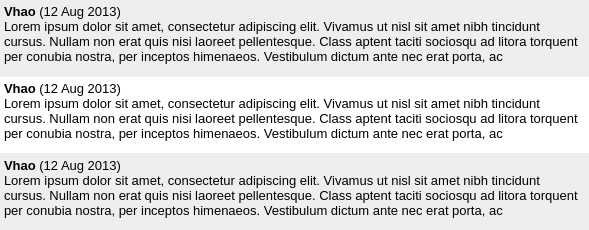
            <widget class="QWidget" name="conceptNotesScrollAreaWidgetContents">
             <property name="geometry">
              <rect>
               <x>0</x>
               <y>0</y>
               <width>589</width>
               <height>230</height>
              </rect>
             </property>
             <layout class="QVBoxLayout" name="verticalLayout_2">
              <property name="spacing">
               <number>1</number>
              </property>
              <property name="margin">
               <number>0</number>
              </property>
              <item>
               <widget class="QTextEdit" name="textEdit_6">
                <property name="enabled">
                 <bool>true</bool>
                </property>
                <property name="sizePolicy">
                 <sizepolicy hsizetype="Preferred" vsizetype="Preferred">
                  <horstretch>0</horstretch>
                  <verstretch>0</verstretch>
                 </sizepolicy>
                </property>
                <property name="maximumSize">
                 <size>
                  <width>16777215</width>
                  <height>16777215</height>
                 </size>
                </property>
                <property name="cursor" stdset="0">
                 <cursorShape>ArrowCursor</cursorShape>
                </property>
                <property name="toolTip">
                 <string>Click to edit/delete note</string>
                </property>
                <property name="styleSheet">
                 <string notr="true">background-color: #eeeeee;</string>
                </property>
                <property name="frameShape">
                 <enum>QFrame::NoFrame</enum>
                </property>
                <property name="frameShadow">
                 <enum>QFrame::Plain</enum>
                </property>
                <property name="lineWidth">
                 <number>0</number>
                </property>
                <property name="verticalScrollBarPolicy">
                 <enum>Qt::ScrollBarAlwaysOff</enum>
                </property>
                <property name="horizontalScrollBarPolicy">
                 <enum>Qt::ScrollBarAlwaysOff</enum>
                </property>
                <property name="autoFormatting">
                 <set>QTextEdit::AutoNone</set>
                </property>
                <property name="lineWrapMode">
                 <enum>QTextEdit::WidgetWidth</enum>
                </property>
                <property name="html">
                 <string>&lt;!DOCTYPE HTML PUBLIC &quot;-//W3C//DTD HTML 4.0//EN&quot; &quot;http://www.w3.org/TR/REC-html40/strict.dtd&quot;&gt;
&lt;html&gt;&lt;head&gt;&lt;meta name=&quot;qrichtext&quot; content=&quot;1&quot; /&gt;&lt;style type=&quot;text/css&quot;&gt;
p, li { white-space: pre-wrap; }
&lt;/style&gt;&lt;/head&gt;&lt;body style=&quot; font-family:'Lucida Grande'; font-size:13pt; font-weight:400; font-style:normal;&quot;&gt;
&lt;p style=&quot; margin-top:0px; margin-bottom:0px; margin-left:0px; margin-right:0px; -qt-block-indent:0; text-indent:0px;&quot;&gt;&lt;span style=&quot; font-size:10pt; font-weight:600;&quot;&gt;Vhao&lt;/span&gt;&lt;span style=&quot; font-size:10pt;&quot;&gt; (12 Aug 2013)&lt;/span&gt;&lt;/p&gt;
&lt;p style=&quot; margin-top:0px; margin-bottom:0px; margin-left:0px; margin-right:0px; -qt-block-indent:0; text-indent:0px;&quot;&gt;&lt;span style=&quot; font-family:'Arial,Helvetica,sans'; font-size:10pt; color:#000000;&quot;&gt;Lorem ipsum dolor sit amet, consectetur adipiscing elit. Vivamus ut nisl sit amet nibh tincidunt cursus. Nullam non erat quis nisi laoreet pellentesque. Class aptent taciti sociosqu ad litora torquent per conubia nostra, per inceptos himenaeos. Vestibulum dictum ante nec erat porta, ac&lt;/span&gt;&lt;/p&gt;&lt;/body&gt;&lt;/html&gt;</string>
                </property>
               </widget>
              </item>
              <item>
               <widget class="QTextEdit" name="textEdit_3">
                <property name="enabled">
                 <bool>true</bool>
                </property>
                <property name="sizePolicy">
                 <sizepolicy hsizetype="Preferred" vsizetype="Preferred">
                  <horstretch>0</horstretch>
                  <verstretch>0</verstretch>
                 </sizepolicy>
                </property>
                <property name="maximumSize">
                 <size>
                  <width>16777215</width>
                  <height>16777215</height>
                 </size>
                </property>
                <property name="cursor" stdset="0">
                 <cursorShape>ArrowCursor</cursorShape>
                </property>
                <property name="toolTip">
                 <string>Click to edit/delete note</string>
                </property>
                <property name="frameShape">
                 <enum>QFrame::NoFrame</enum>
                </property>
                <property name="frameShadow">
                 <enum>QFrame::Plain</enum>
                </property>
                <property name="lineWidth">
                 <number>0</number>
                </property>
                <property name="verticalScrollBarPolicy">
                 <enum>Qt::ScrollBarAlwaysOff</enum>
                </property>
                <property name="horizontalScrollBarPolicy">
                 <enum>Qt::ScrollBarAlwaysOff</enum>
                </property>
                <property name="autoFormatting">
                 <set>QTextEdit::AutoNone</set>
                </property>
                <property name="lineWrapMode">
                 <enum>QTextEdit::WidgetWidth</enum>
                </property>
                <property name="html">
                 <string>&lt;!DOCTYPE HTML PUBLIC &quot;-//W3C//DTD HTML 4.0//EN&quot; &quot;http://www.w3.org/TR/REC-html40/strict.dtd&quot;&gt;
&lt;html&gt;&lt;head&gt;&lt;meta name=&quot;qrichtext&quot; content=&quot;1&quot; /&gt;&lt;style type=&quot;text/css&quot;&gt;
p, li { white-space: pre-wrap; }
&lt;/style&gt;&lt;/head&gt;&lt;body style=&quot; font-family:'Lucida Grande'; font-size:13pt; font-weight:400; font-style:normal;&quot;&gt;
&lt;p style=&quot; margin-top:0px; margin-bottom:0px; margin-left:0px; margin-right:0px; -qt-block-indent:0; text-indent:0px;&quot;&gt;&lt;span style=&quot; font-size:10pt; font-weight:600;&quot;&gt;Vhao&lt;/span&gt;&lt;span style=&quot; font-size:10pt;&quot;&gt; (12 Aug 2013)&lt;/span&gt;&lt;/p&gt;
&lt;p style=&quot; margin-top:0px; margin-bottom:0px; margin-left:0px; margin-right:0px; -qt-block-indent:0; text-indent:0px;&quot;&gt;&lt;span style=&quot; font-family:'Arial,Helvetica,sans'; font-size:10pt; color:#000000;&quot;&gt;Lorem ipsum dolor sit amet, consectetur adipiscing elit. Vivamus ut nisl sit amet nibh tincidunt cursus. Nullam non erat quis nisi laoreet pellentesque. Class aptent taciti sociosqu ad litora torquent per conubia nostra, per inceptos himenaeos. Vestibulum dictum ante nec erat porta, ac&lt;/span&gt;&lt;/p&gt;&lt;/body&gt;&lt;/html&gt;</string>
                </property>
               </widget>
              </item>
              <item>
               <widget class="QTextEdit" name="textEdit_2">
                <property name="enabled">
                 <bool>true</bool>
                </property>
                <property name="sizePolicy">
                 <sizepolicy hsizetype="Preferred" vsizetype="Preferred">
                  <horstretch>0</horstretch>
                  <verstretch>0</verstretch>
                 </sizepolicy>
                </property>
                <property name="maximumSize">
                 <size>
                  <width>16777215</width>
                  <height>16777215</height>
                 </size>
                </property>
                <property name="cursor" stdset="0">
                 <cursorShape>ArrowCursor</cursorShape>
                </property>
                <property name="toolTip">
                 <string>Click to edit/delete note</string>
                </property>
                <property name="styleSheet">
                 <string notr="true">background-color: #eeeeee;</string>
                </property>
                <property name="frameShape">
                 <enum>QFrame::NoFrame</enum>
                </property>
                <property name="frameShadow">
                 <enum>QFrame::Plain</enum>
                </property>
                <property name="lineWidth">
                 <number>0</number>
                </property>
                <property name="verticalScrollBarPolicy">
                 <enum>Qt::ScrollBarAlwaysOff</enum>
                </property>
                <property name="horizontalScrollBarPolicy">
                 <enum>Qt::ScrollBarAlwaysOff</enum>
                </property>
                <property name="autoFormatting">
                 <set>QTextEdit::AutoNone</set>
                </property>
                <property name="lineWrapMode">
                 <enum>QTextEdit::WidgetWidth</enum>
                </property>
                <property name="html">
                 <string>&lt;!DOCTYPE HTML PUBLIC &quot;-//W3C//DTD HTML 4.0//EN&quot; &quot;http://www.w3.org/TR/REC-html40/strict.dtd&quot;&gt;
&lt;html&gt;&lt;head&gt;&lt;meta name=&quot;qrichtext&quot; content=&quot;1&quot; /&gt;&lt;style type=&quot;text/css&quot;&gt;
p, li { white-space: pre-wrap; }
&lt;/style&gt;&lt;/head&gt;&lt;body style=&quot; font-family:'Lucida Grande'; font-size:13pt; font-weight:400; font-style:normal;&quot;&gt;
&lt;p style=&quot; margin-top:0px; margin-bottom:0px; margin-left:0px; margin-right:0px; -qt-block-indent:0; text-indent:0px;&quot;&gt;&lt;span style=&quot; font-size:10pt; font-weight:600;&quot;&gt;Vhao&lt;/span&gt;&lt;span style=&quot; font-size:10pt;&quot;&gt; (12 Aug 2013)&lt;/span&gt;&lt;/p&gt;
&lt;p style=&quot; margin-top:0px; margin-bottom:0px; margin-left:0px; margin-right:0px; -qt-block-indent:0; text-indent:0px;&quot;&gt;&lt;span style=&quot; font-family:'Arial,Helvetica,sans'; font-size:10pt; color:#000000;&quot;&gt;Lorem ipsum dolor sit amet, consectetur adipiscing elit. Vivamus ut nisl sit amet nibh tincidunt cursus. Nullam non erat quis nisi laoreet pellentesque. Class aptent taciti sociosqu ad litora torquent per conubia nostra, per inceptos himenaeos. Vestibulum dictum ante nec erat porta, ac&lt;/span&gt;&lt;/p&gt;&lt;/body&gt;&lt;/html&gt;</string>
                </property>
               </widget>
              </item>
             </layout>
            </widget>
